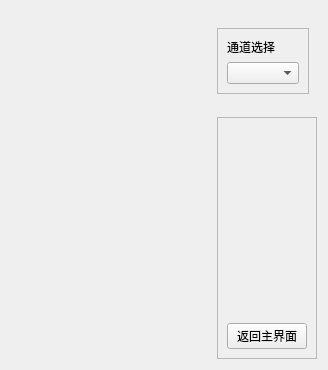
               <widget class="QWidget" name="tab_2">
                <attribute name="title">
                 <string>波形图</string>
                </attribute>
                <layout class="QVBoxLayout" name="verticalLayout_11">
                 <item>
                  <layout class="QGridLayout" name="gridLayout_2">
                   <item row="0" column="0">
                    <widget class="QWidget" name="widget" native="true">
                     <property name="sizePolicy">
                      <sizepolicy hsizetype="Expanding" vsizetype="Expanding">
                       <horstretch>0</horstretch>
                       <verstretch>0</verstretch>
                      </sizepolicy>
                     </property>
                     <property name="minimumSize">
                      <size>
                       <width>200</width>
                       <height>100</height>
                      </size>
                     </property>
                    </widget>
                   </item>
                   <item row="0" column="1">
                    <widget class="QFrame" name="frame">
                     <property name="sizePolicy">
                      <sizepolicy hsizetype="Fixed" vsizetype="Fixed">
                       <horstretch>0</horstretch>
                       <verstretch>0</verstretch>
                      </sizepolicy>
                     </property>
                     <property name="frameShape">
                      <enum>QFrame::StyledPanel</enum>
                     </property>
                     <property name="frameShadow">
                      <enum>QFrame::Raised</enum>
                     </property>
                     <layout class="QVBoxLayout" name="verticalLayout_6">
                      <item>
                       <widget class="QLabel" name="label">
                        <property name="text">
                         <string>通道选择</string>
                        </property>
                       </widget>
                      </item>
                      <item>
                       <widget class="QComboBox" name="comboBox"/>
                      </item>
                     </layout>
                    </widget>
                   </item>
                   <item row="1" column="0">
                    <widget class="QWidget" name="widget_2" native="true">
                     <property name="sizePolicy">
                      <sizepolicy hsizetype="Expanding" vsizetype="Expanding">
                       <horstretch>0</horstretch>
                       <verstretch>0</verstretch>
                      </sizepolicy>
                     </property>
                     <property name="minimumSize">
                      <size>
                       <width>200</width>
                       <height>100</height>
                      </size>
                     </property>
                    </widget>
                   </item>
                   <item row="1" column="1">
                    <widget class="QFrame" name="frame_4">
                     <property name="frameShape">
                      <enum>QFrame::StyledPanel</enum>
                     </property>
                     <property name="frameShadow">
                      <enum>QFrame::Raised</enum>
                     </property>
                     <layout class="QVBoxLayout" name="verticalLayout_7">
                      <item>
                       <spacer name="verticalSpacer">
                        <property name="orientation">
                         <enum>Qt::Vertical</enum>
                        </property>
                        <property name="sizeHint" stdset="0">
                         <size>
                          <width>20</width>
                          <height>196</height>
                         </size>
                        </property>
                       </spacer>
                      </item>
                      <item>
                       <widget class="QPushButton" name="pushButton_5">
                        <property name="sizePolicy">
                         <sizepolicy hsizetype="Minimum" vsizetype="Fixed">
                          <horstretch>0</horstretch>
                          <verstretch>0</verstretch>
                         </sizepolicy>
                        </property>
                        <property name="cursor">
                         <cursorShape>ArrowCursor</cursorShape>
                        </property>
                        <property name="text">
                         <string>返回主界面</string>
                        </property>
                        <property name="checkable">
                         <bool>false</bool>
                        </property>
                       </widget>
                      </item>
                     </layout>
                    </widget>
                   </item>
                  </layout>
                 </item>
                </layout>
               </widget>
